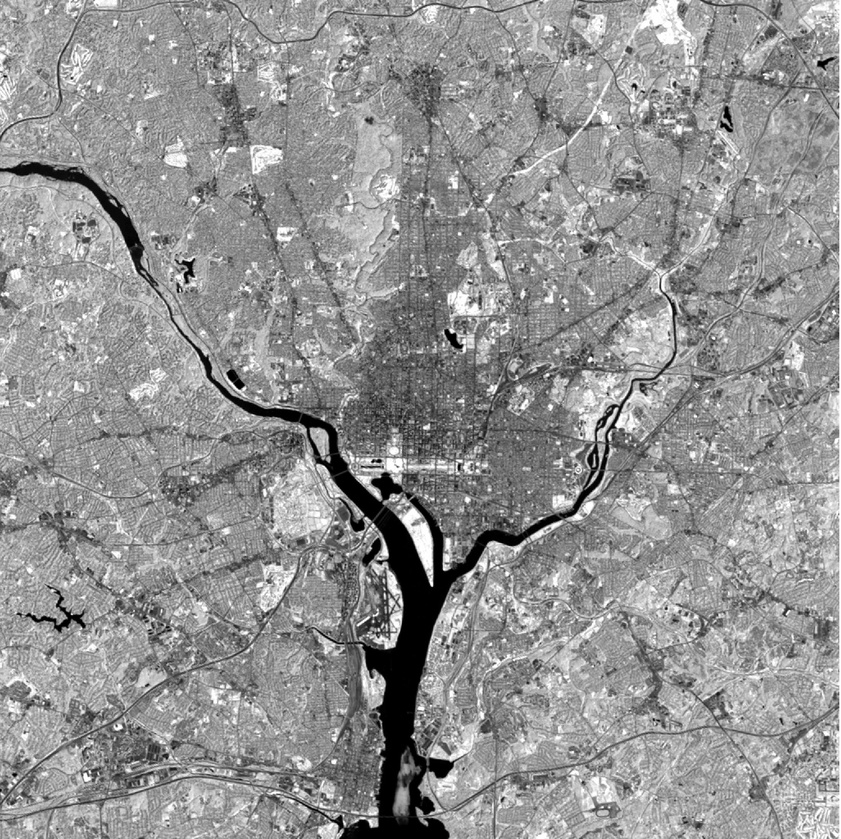
#> input picture ex4.jpg, 841 x 839 px, shrunk from 2565 x 2561 before the run, found by its file name
$ python Negative_and_Threshold.py
#> lines starting #> are read from the running program, lines starting #| are printed output that depends on the picture; after the words box and inside, x2 and y2 are one past the last pixel; in counts of white or black regions, pixels touching at a corner belong together
import cv2

#Read the image and stored in img object
img=cv2.imread('c:\\Users\\User\\Downloads\\ex4.jpg')
#> img is the input picture: shape (839, 841, 3); min 0, max 255, mean 146.4


#Find width and height of image
height = img.shape[0]
#> height = 839
print(height)
#| 839
width = img.shape[1]
#> width = 841
print(width)
#| 841


#FIND NEGATIVE

#Looping to change pixel value
for x in range(height):
  for y in range(width):

     pixel_val=img[x,y]

        #s=(L-1)-r s=255-r
        #subtract ecah pixel value from 255(maximum value)

     red=255-pixel_val[0]
     green=255-pixel_val[1]
     blue=255-pixel_val[2]

      #written modified pixel value
     img[x,y]=red,green,blue
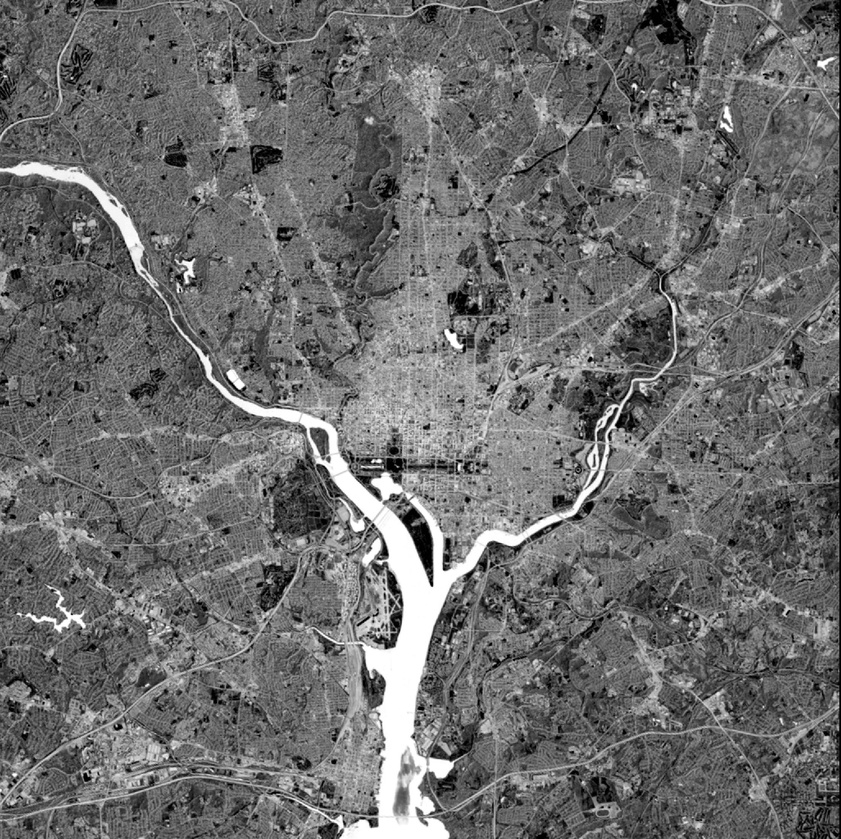
#> img: shape (839, 841, 3); min 0, max 255, mean 108.6

#save negative image
cv2.imwrite('c:\\Users\\User\\Downloads\\img_negative.jpg', img)

#THRESOLDING


for x in range(height):
  for y in range(width):

     r,g,b=img[x,y]

     #if pixel value >127 change it to 255 (maximum)
     if r>=127 and g>=127 and b>=127:

        red=255
        green=255
        blue=255

     #else make pixel value=0
     else:

        red=0
        green=0
        blue=0


     img[x,y]=red,green,blue
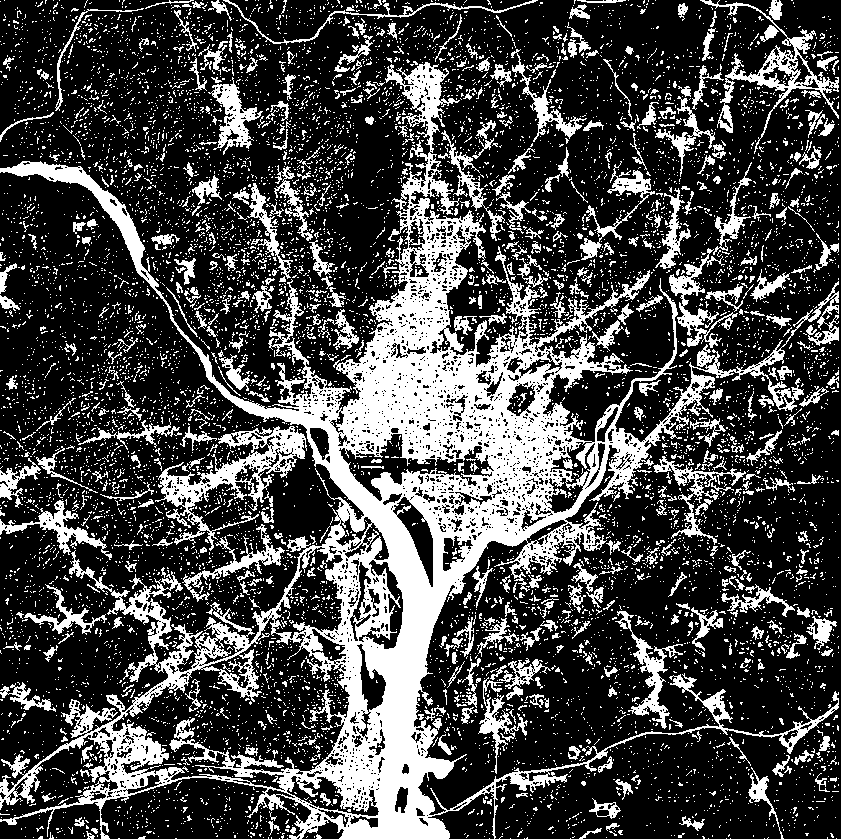
#> img: shape (839, 841, 3); 28.1% white; 9372 white regions (8822 under 20 px), largest, box (x1, y1, x2, y2) and area: (0, 62, 839, 839) 106731, (155, 426, 307, 551) 4690, (700, 0, 839, 154) 2807

#save the image
cv2.imwrite('c:\\Users\\User\\Downloads\\img_thresold.jpg', img)


#THRESOLD SECOND WAY

sumr=0
sumg=0
sumb=0
count=0

for x in range(height):
  for y in range(width):
    r,g,b=img[x,y]
    sumr=sumr+r
    sumg=sumg+g
    sumb=sumb+b

    count=count+1
#> after the loop, count = 705599; sumb = 50484645; sumg = 50484645; sumr = 50484645

#Calculating Average Independently for Red,Green,Blue

avgr=sumr/count
#> avgr = 71.55
avgg=sumg/count
#> avgg = 71.55
avgb=sumb/count
#> avgb = 71.55


for x in range(height):
  for y in range(width):

     rr,gg,bb=img[x,y]

     #if pixel value is greater than average than make it 255(maximum)
     if rr>=avgr and gg>=avgg and bb>=avgb:


        red=255
        green=255
        blue=255

     #else make it 0
     else:

        red=0
        green=0
        blue=0


     img[x,y]=red,green,blue

cv2.imwrite('c:\\Users\\User\\Downloads\\img_thresoldsecond.jpg', img)
